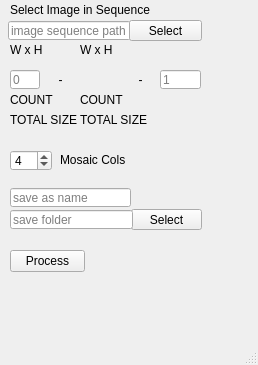
<?xml version="1.0" encoding="UTF-8"?>
<ui version="4.0">
 <author>DusXproductions</author>
 <class>MainWindow</class>
 <widget class="QMainWindow" name="MainWindow">
  <property name="geometry">
   <rect>
    <x>0</x>
    <y>0</y>
    <width>258</width>
    <height>365</height>
   </rect>
  </property>
  <property name="sizePolicy">
   <sizepolicy hsizetype="Preferred" vsizetype="Preferred">
    <horstretch>0</horstretch>
    <verstretch>0</verstretch>
   </sizepolicy>
  </property>
  <property name="windowTitle">
   <string>ImageTiler</string>
  </property>
  <property name="documentMode">
   <bool>false</bool>
  </property>
  <widget class="QWidget" name="centralwidget">
   <widget class="QLineEdit" name="imgpathDisplay">
    <property name="geometry">
     <rect>
      <x>8</x>
      <y>21</y>
      <width>123</width>
      <height>19</height>
     </rect>
    </property>
    <property name="readOnly">
     <bool>true</bool>
    </property>
    <property name="placeholderText">
     <string>image sequence path</string>
    </property>
   </widget>
   <widget class="QPushButton" name="imgpathButton">
    <property name="geometry">
     <rect>
      <x>129</x>
      <y>20</y>
      <width>73</width>
      <height>21</height>
     </rect>
    </property>
    <property name="text">
     <string>Select</string>
    </property>
   </widget>
   <widget class="QPushButton" name="processButton">
    <property name="geometry">
     <rect>
      <x>10</x>
      <y>250</y>
      <width>75</width>
      <height>22</height>
     </rect>
    </property>
    <property name="text">
     <string>Process</string>
    </property>
   </widget>
   <widget class="QSpinBox" name="MosaicColsVal">
    <property name="geometry">
     <rect>
      <x>10</x>
      <y>150</y>
      <width>42</width>
      <height>21</height>
     </rect>
    </property>
    <property name="minimum">
     <number>1</number>
    </property>
    <property name="singleStep">
     <number>1</number>
    </property>
    <property name="value">
     <number>4</number>
    </property>
   </widget>
   <widget class="QLabel" name="MosaicColsLabel">
    <property name="geometry">
     <rect>
      <x>60</x>
      <y>150</y>
      <width>71</width>
      <height>20</height>
     </rect>
    </property>
    <property name="text">
     <string>Mosaic Cols</string>
    </property>
   </widget>
   <widget class="QLabel" name="rangeLabel">
    <property name="geometry">
     <rect>
      <x>75</x>
      <y>70</y>
      <width>51</width>
      <height>20</height>
     </rect>
    </property>
    <property name="text">
     <string>&lt;RANGE&gt;</string>
    </property>
   </widget>
   <widget class="QLineEdit" name="rangeStartVal">
    <property name="geometry">
     <rect>
      <x>10</x>
      <y>70</y>
      <width>30</width>
      <height>19</height>
     </rect>
    </property>
    <property name="placeholderText">
     <string>0</string>
    </property>
   </widget>
   <widget class="QLineEdit" name="rangeEndVal">
    <property name="geometry">
     <rect>
      <x>160</x>
      <y>70</y>
      <width>41</width>
      <height>19</height>
     </rect>
    </property>
    <property name="placeholderText">
     <string>1</string>
    </property>
   </widget>
   <widget class="QPushButton" name="savepathButton">
    <property name="geometry">
     <rect>
      <x>131</x>
      <y>209</y>
      <width>71</width>
      <height>21</height>
     </rect>
    </property>
    <property name="text">
     <string>Select</string>
    </property>
   </widget>
   <widget class="QLineEdit" name="savepathDisplay">
    <property name="geometry">
     <rect>
      <x>10</x>
      <y>210</y>
      <width>123</width>
      <height>19</height>
     </rect>
    </property>
    <property name="readOnly">
     <bool>true</bool>
    </property>
    <property name="placeholderText">
     <string>save folder</string>
    </property>
   </widget>
   <widget class="QLineEdit" name="saveName">
    <property name="geometry">
     <rect>
      <x>10</x>
      <y>188</y>
      <width>121</width>
      <height>19</height>
     </rect>
    </property>
    <property name="maxLength">
     <number>16</number>
    </property>
    <property name="placeholderText">
     <string>save as name</string>
    </property>
   </widget>
   <widget class="QLabel" name="rangeStartLabel">
    <property name="geometry">
     <rect>
      <x>45</x>
      <y>70</y>
      <width>31</width>
      <height>20</height>
     </rect>
    </property>
    <property name="text">
     <string>-</string>
    </property>
    <property name="alignment">
     <set>Qt::AlignCenter</set>
    </property>
   </widget>
   <widget class="QLabel" name="rangeEndLabel">
    <property name="geometry">
     <rect>
      <x>125</x>
      <y>70</y>
      <width>31</width>
      <height>20</height>
     </rect>
    </property>
    <property name="text">
     <string>-</string>
    </property>
    <property name="alignment">
     <set>Qt::AlignCenter</set>
    </property>
   </widget>
   <widget class="QLabel" name="imageSelectLabel">
    <property name="geometry">
     <rect>
      <x>10</x>
      <y>0</y>
      <width>190</width>
      <height>20</height>
     </rect>
    </property>
    <property name="text">
     <string>Select Image in Sequence</string>
    </property>
   </widget>
   <widget class="QLabel" name="rangeCountLabel">
    <property name="geometry">
     <rect>
      <x>10</x>
      <y>90</y>
      <width>71</width>
      <height>20</height>
     </rect>
    </property>
    <property name="text">
     <string>COUNT</string>
    </property>
   </widget>
   <widget class="QLabel" name="calcTotalSizeLabel">
    <property name="geometry">
     <rect>
      <x>10</x>
      <y>110</y>
      <width>71</width>
      <height>20</height>
     </rect>
    </property>
    <property name="text">
     <string>TOTAL SIZE</string>
    </property>
   </widget>
   <widget class="QLabel" name="WXH_Label">
    <property name="geometry">
     <rect>
      <x>10</x>
      <y>40</y>
      <width>71</width>
      <height>20</height>
     </rect>
    </property>
    <property name="text">
     <string>W x H</string>
    </property>
   </widget>
   <widget class="QLabel" name="calcTotalSizeLabelDisplay">
    <property name="geometry">
     <rect>
      <x>80</x>
      <y>110</y>
      <width>70</width>
      <height>20</height>
     </rect>
    </property>
    <property name="text">
     <string>TOTAL SIZE</string>
    </property>
   </widget>
   <widget class="QLabel" name="rangeCountLabelDisplay">
    <property name="geometry">
     <rect>
      <x>80</x>
      <y>90</y>
      <width>70</width>
      <height>20</height>
     </rect>
    </property>
    <property name="text">
     <string>COUNT</string>
    </property>
   </widget>
   <widget class="QLabel" name="WXH_LabelDisplay">
    <property name="geometry">
     <rect>
      <x>80</x>
      <y>40</y>
      <width>71</width>
      <height>20</height>
     </rect>
    </property>
    <property name="text">
     <string>W x H</string>
    </property>
   </widget>
   <zorder>imgpathDisplay</zorder>
   <zorder>imgpathButton</zorder>
   <zorder>processButton</zorder>
   <zorder>MosaicColsVal</zorder>
   <zorder>MosaicColsLabel</zorder>
   <zorder>rangeLabel</zorder>
   <zorder>rangeStartVal</zorder>
   <zorder>savepathButton</zorder>
   <zorder>savepathDisplay</zorder>
   <zorder>saveName</zorder>
   <zorder>rangeStartLabel</zorder>
   <zorder>rangeEndLabel</zorder>
   <zorder>imageSelectLabel</zorder>
   <zorder>rangeCountLabel</zorder>
   <zorder>calcTotalSizeLabel</zorder>
   <zorder>WXH_Label</zorder>
   <zorder>rangeEndVal</zorder>
   <zorder>calcTotalSizeLabelDisplay</zorder>
   <zorder>rangeCountLabelDisplay</zorder>
   <zorder>WXH_LabelDisplay</zorder>
  </widget>
  <widget class="QMenuBar" name="menubar">
   <property name="geometry">
    <rect>
     <x>0</x>
     <y>0</y>
     <width>258</width>
     <height>21</height>
    </rect>
   </property>
  </widget>
  <widget class="QStatusBar" name="statusbar"/>
 </widget>
 <tabstops>
  <tabstop>imgpathButton</tabstop>
  <tabstop>rangeStartVal</tabstop>
  <tabstop>rangeEndVal</tabstop>
  <tabstop>MosaicColsVal</tabstop>
  <tabstop>savepathButton</tabstop>
  <tabstop>processButton</tabstop>
  <tabstop>savepathDisplay</tabstop>
  <tabstop>imgpathDisplay</tabstop>
 </tabstops>
 <resources/>
 <connections/>
</ui>
